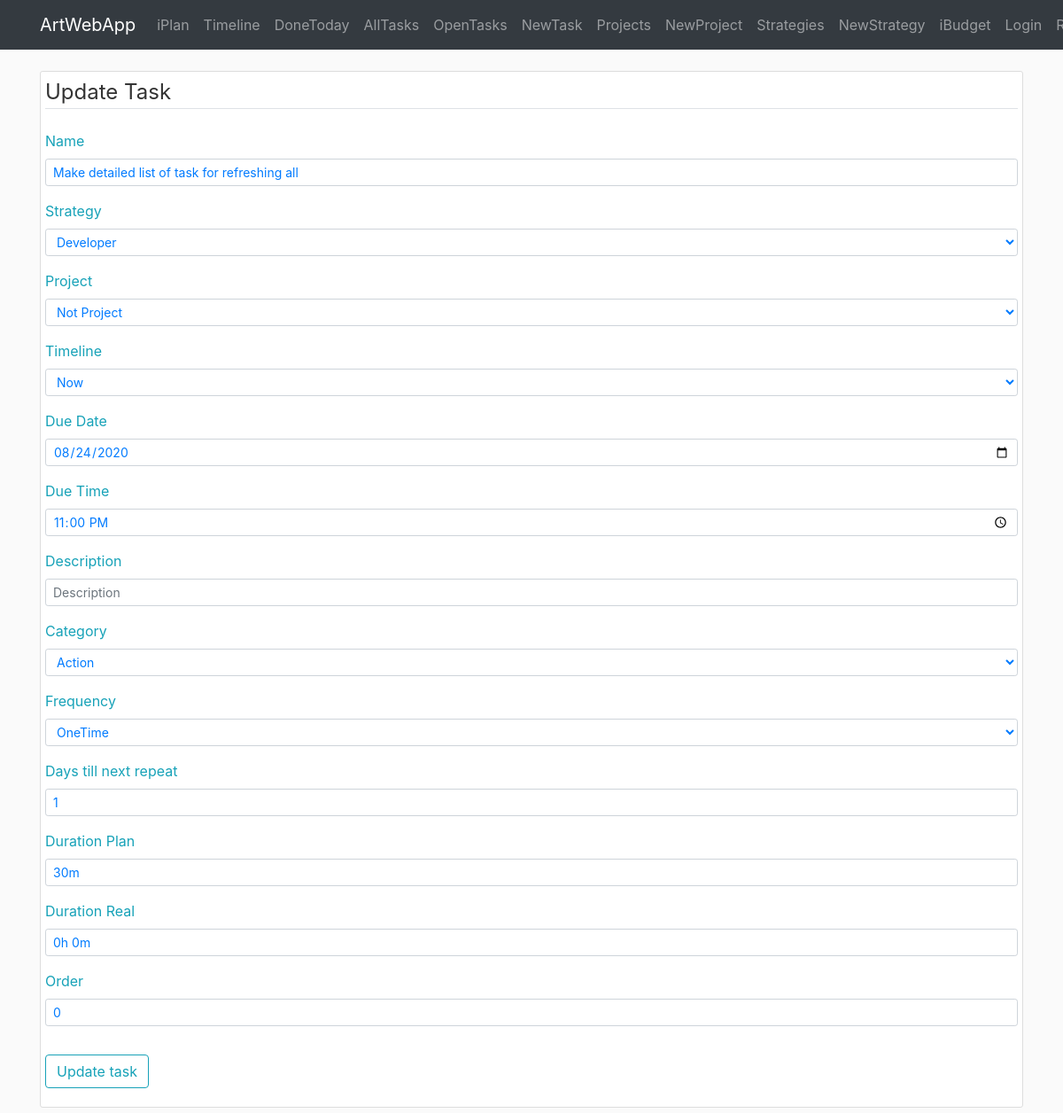
Screenshot of /iplan/task/update/109 with the database file from the repository.
### awa/iplan/models.py (models this page shows, shortened)
class Task(db.Model):
    id = db.Column(db.Integer, primary_key=True, autoincrement=True)
    name = db.Column(db.String(140), nullable=False)
    desc = db.Column(db.Text)
    category = db.Column(db.String(20))
    frequency = db.Column(db.String(10))
    frequency_days = db.Column(db.Integer)
    time_creation = db.Column(db.DateTime, default=datetime.now)
    time_completion = db.Column(db.DateTime)
    time_due = db.Column(db.DateTime)
    time_line = db.Column(db.String(20))
    duration_plan = db.Column(db.Interval, nullable=False, default=timedelta(0))
    duration_real = db.Column(db.Interval, nullable=False, default=timedelta(0))
    timer_start = db.Column(db.DateTime)
    order = db.Column(db.Integer)
    show_menu = db.Column(db.Boolean, default=True, nullable=False)
    id_strategy = db.Column(db.Integer, db.ForeignKey('strategy.id'), nullable=False)
    id_project = db.Column(db.Integer, db.ForeignKey('project.id'))

### awa/iplan/routes.py (the view)
@iplan.route('/iplan/task/update/<id_task>', methods=['GET', 'POST'])
def task_update(id_task):
    form_task = TaskForm()
    form_task.id_strategy.choices = [(item.id, item.name) for item in Strategy.query.all()]
    form_task.id_project.choices = [(item.id, item.name) for item in Project.query.order_by(Project.order).all()]
    form_task.category.choices = TASK_CATEGORY_CHOICES
    form_task.frequency.choices = TASK_FREQUENCY_CHOICES
    form_task.time_line.choices = TimeLine.selectfield_choices()
    task = Task.query.get_or_404(id_task)
    if form_task.validate_on_submit():
        task.name = form_task.name.data
        task.id_strategy = form_task.id_strategy.data
        task.id_project = form_task.id_project.data
        task.desc = form_task.desc.data
        task.category = dict(TASK_CATEGORY_CHOICES).get(form_task.category.data)
        task.frequency = dict(TASK_FREQUENCY_CHOICES).get(form_task.frequency.data)
        task.frequency_days = form_task.frequency_days.data
        task.duration_plan = duration_from_string(form_task.duration_plan.data)
        task.duration_real = duration_from_string(form_task.duration_real.data)
        task.time_line = form_task.time_line.data
        task.time_due = datetime(year=form_task.time_due_date.data.year, month=form_task.time_due_date.data.month, day=form_task.time_due_date.data.day) + timedelta(hours=form_task.time_due_time.data.hour, minutes=form_task.time_due_time.data.minute)
        task.order = form_task.order.data
        db.session.commit()
        return redirect(url_for('iplan.timeline'))
    elif request.method == 'GET':
        form_task.name.data = task.name
        form_task.id_strategy.data = task.id_strategy
        form_task.id_project.data = task.id_project
        form_task.desc.data = task.desc
        form_task.category.data = reverse_dict(TASK_CATEGORY_CHOICES).get(task.category, 1)
        form_task.frequency.data = reverse_dict(TASK_FREQUENCY_CHOICES).get(task.frequency, 1)
        form_task.frequency_days.data = task.frequency_days
        form_task.duration_plan.data = string_from_duration(task.duration_plan)
        form_task.duration_real.data = string_from_duration(task.duration_real)
        form_task.order.data = task.order
        form_task.time_line.data = task.time_line
        form_task.time_due_date.data = task.time_due
        form_task.time_due_time.data = task.time_due
        form_task.submit.label.text = 'Update task'
    return render_template('iplan/task_edit.html', form_task=form_task, legend='Update Task')

### awa/iplan/forms.py
class TaskForm(FlaskForm):
    name = StringField(label='Name', validators=[DataRequired(), Length(min=1, max=140)])
    desc = StringField(label='Description')
    duration_plan = StringField(label='Duration Plan')  # Is converted to Interval with duration_from_string
    duration_real = StringField(label='Duration Real')
    category = SelectField(label='Category', coerce=int)
    time_line = SelectField(label='Timeline')
    time_due_date = DateField(label='Due Date')
    time_due_time = TimeField(label='Due Time')
    frequency = SelectField(label='Frequency', coerce=int)
    frequency_days = IntegerField(label='Days till next repeat')
    order = IntegerField(label='Order')
    id_strategy = SelectField(label='Strategy', coerce=int)
    id_project = SelectField(label='Project', coerce=int)
    submit = SubmitField(label='Add Task')

### awa/iplan/utils.py (called while the page is built)
def reverse_dict(x):
    return {v: k for (k, v) in dict(x).items()}

def string_from_duration(x):
    if x is None or x.total_seconds() == 0:
        return '0h 0m'
    total_seconds = x.total_seconds()
    days = total_seconds // 86400
    total_seconds -= days * 86400
    hours = total_seconds // 3600
    total_seconds -= hours * 3600
    minutes = total_seconds // 60
    total_seconds -= minutes * 60
    seconds = total_seconds
    duration_items = [(days, 'd'), (hours, 'h'), (minutes, 'm'), (seconds, 's')]
    non_zero_items = 0
    for item in duration_items:
        if item[0] != 0:
            non_zero_items += 1
    if non_zero_items > 2:
        duration_items.pop(-1)
    outcome = ''
    for item in duration_items:
        if item[0] != 0:
            outcome += f'{int(item[0])}{item[1]} '
    return outcome[:-1]

    @staticmethod
    def selectfield_choices():
        return [(x, x) for x in TimeLine.categories]

### awa/templates/iplan/task_edit.html (shortened to what this page needs)
{% extends "layout.html" %}
{% block content %}
<div class="container">
     <div class="content-section">
         <form method="POST" action="">
            <fieldset class="form-group">
                <legend class="border-bottom  mb-4">{{legend}}</legend>
                <div class="form-group">
                    {{ form_task.name.label(class="form-control-label text-info text-info") }}
                    {% if form_task.name.errors %}
                        {{ form_task.name(class="form-control form-control-sm is-invalid") }}
                        <div class="invalid-feedback">
                            {% for error in form_task.name.errors %}
                                <span>{{ error }}</span>
                            {% endfor %}
                        </div>
                    {% else %}
                        {{ form_task.name(class="form-control form-control-sm text-primary", placeholder='Task') }}
                    {% endif %}
                </div>
                <div class="form-group">
                    {{ form_task.id_strategy.label(class="form-control-label text-info text-info") }}
                    {% if form_task.id_strategy.errors %}
                        {{ form_task.id_strategy(class="form-control form-control-sm is-invalid") }}
                        <div class="invalid-feedback">
                            {% for error in form_task.id_strategy.errors %}
                                <span>{{ error }}</span>
                            {% endfor %}
                        </div>
                    {% else %}
                        {{ form_task.id_strategy(class="form-control form-control-sm text-primary", placeholder='Strategy') }}
                    {% endif %}
                </div>
                <div class="form-group">
                    {{ form_task.id_project.label(class="form-control-label text-info text-info") }}
                    {% if form_task.id_project.errors %}
                        {{ form_task.id_project(class="form-control form-control-sm is-invalid") }}
                        <div class="invalid-feedback">
                            {% for error in form_task.id_project.errors %}
                                <span>{{ error }}</span>
                            {% endfor %}
                        </div>
                    {% else %}
                        {{ form_task.id_project(class="form-control form-control-sm text-primary", placeholder='Project') }}
                    {% endif %}
                </div>
                <div class="form-group">
                    {{ form_task.time_line.label(class="form-control-label text-info text-info") }}
                    {% if form_task.time_line.errors %}
                        {{ form_task.time_line(class="form-control form-control-sm is-invalid") }}
                        <div class="invalid-feedback">
                            {% for error in form_task.time_line.errors %}
                                <span>{{ error }}</span>
                            {% endfor %}
                        </div>
                    {% else %}
                        {{ form_task.time_line(class="form-control form-control-sm text-primary", placeholder='Task') }}
                    {% endif %}
                </div>
                <div class="form-group">
                    {{ form_task.time_due_date.label(class="form-control-label text-info text-info") }}
                    {% if form_task.time_due_date.errors %}
                        {{ form_task.time_due_date(class="form-control form-control-sm is-invalid") }}
                        <div class="invalid-feedback">
                            {% for error in form_task.time_due_date.errors %}
                                <span>{{ error }}</span>
                            {% endfor %}
                        </div>
                    {% else %}
                        {{ form_task.time_due_date(class="form-control form-control-sm text-primary") }}
                    {% endif %}
                </div>
                <div class="form-group">
                    {{ form_task.time_due_time.label(class="form-control-label text-info text-info") }}
                    {% if form_task.time_due_time.errors %}
                        {{ form_task.time_due_time(class="form-control form-control-sm is-invalid") }}
                        <div class="invalid-feedback">
                            {% for error in form_task.time_due_time.errors %}
                                <span>{{ error }}</span>
                            {% endfor %}
                        </div>
                    {% else %}
                        {{ form_task.time_due_time(class="form-control form-control-sm text-primary") }}
                    {% endif %}
                </div>
                <div class="form-group">
                    {{ form_task.desc.label(class="form-control-label text-info") }}
                    {% if form_task.desc.errors %}
                        {{ form_task.desc(class="form-control form-control-sm is-invalid") }}
                        <div class="invalid-feedback">
                            {% for error in form_task.desc.errors %}
                                <span>{{ error }}</span>
                            {% endfor %}
                        </div>
                    {% else %}
                        {{ form_task.desc(class="form-control form-control-sm text-primary", placeholder='Description') }}
                    {% endif %}
                </div>
                <div class="form-group">
                    {{ form_task.category.label(class="form-control-label text-info") }}
                    {% if form_task.category.errors %}
                        {{ form_task.category(class="form-control form-control-sm is-invalid") }}
                        <div class="invalid-feedback">
                            {% for error in form_task.category.errors %}
                                <span>{{ error }}</span>
                            {% endfor %}
                        </div>
                    {% else %}
                        {{ form_task.category(class="form-control form-control-sm text-primary", placeholder='Description') }}
                    {% endif %}
                </div>
                <div class="form-group">
                    {{ form_task.frequency.label(class="form-control-label text-info") }}
                    {% if form_task.frequency.errors %}
                        {{ form_task.frequency(class="form-control form-control-sm is-invalid") }}
                        <div class="invalid-feedback">
                            {% for error in form_task.frequency.errors %}
                                <span>{{ error }}</span>
                            {% endfor %}
                        </div>
                    {% else %}
                        {{ form_task.frequency(class="form-control form-control-sm text-primary", placeholder='Description') }}
                    {% endif %}
                </div>
                <div class="form-group">
                    {{ form_task.frequency_days.label(class="form-control-label text-info") }}
                    {% if form_task.frequency_days.errors %}
                        {{ form_task.frequency_days(class="form-control form-control-sm is-invalid") }}
                        <div class="invalid-feedback">
                            {% for error in form_task.frequency_days.errors %}
                                <span>{{ error }}</span>
                            {% endfor %}
                        </div>
                    {% else %}
                        {{ form_task.frequency_days(class="form-control form-control-sm text-primary", placeholder=1) }}
                    {% endif %}
                </div>
                <div class="form-group">
                    {{ form_task.duration_plan.label(class="form-control-label text-info") }}
                    {% if form_task.duration_plan.errors %}
                        {{ form_task.duration_plan(class="form-control form-control-sm is-invalid") }}
                        <div class="invalid-feedback">
                            {% for error in form_task.duration_plan.errors %}
                                <span>{{ error }}</span>
                            {% endfor %}
                        </div>
                    {% else %}
                        {{ form_task.duration_plan(class="form-control form-control-sm text-primary", placeholder='0h 0m')}}
                    {% endif %}
                </div>
                <div class="form-group">
                    {{ form_task.duration_real.label(class="form-control-label text-info") }}
                    {% if form_task.duration_real.errors %}
                        {{ form_task.duration_real(class="form-control form-control-sm is-invalid") }}
                        <div class="invalid-feedback">
                            {% for error in form_task.duration_real.errors %}
                                <span>{{ error }}</span>
                            {% endfor %}
                        </div>
                    {% else %}
                        {{ form_task.duration_real(class="form-control form-control-sm text-primary", placeholder='0h 0m')}}
                    {% endif %}
                </div>
                <div class="form-group">
                    {{ form_task.order.label(class="form-control-label text-info") }}
                    {% if form_task.order.errors %}
                        {{ form_task.order(class="form-control form-control-sm is-invalid") }}
                        <div class="invalid-feedback">
                            {% for error in form_task.order.errors %}
                                <span>{{ error }}</span>
                            {% endfor %}
                        </div>
                    {% else %}
                        {{ form_task.order(class="form-control form-control-sm text-primary", placeholder='0')}}
                    {% endif %}
                </div>
            </fieldset>
            <div class="form-group">
                {{ form_task.submit(class="btn btn-outline-info") }}
            </div>
        </form>
    </div>
{% endblock content %}

### awa/static/main.css (style rules this page uses)
body { background: #fafafa; color: #333333; margin-top: 5rem; }
.content-section { background: #ffffff; padding: 5px 5px; border: 1px solid #dddddd; border-radius: 3px; margin-bottom: 10px; }

### rows the page displays
Task: name "Make detailed list of task for refreshing all", id_strategy "Developer", id_project "Not Project", time_line "Now", category "Action", frequency "OneTime", frequency_days "1", duration_plan "30m", duration_real "0h 0m", order "0"

### other values shown
{{ legend }} "Update Task"
